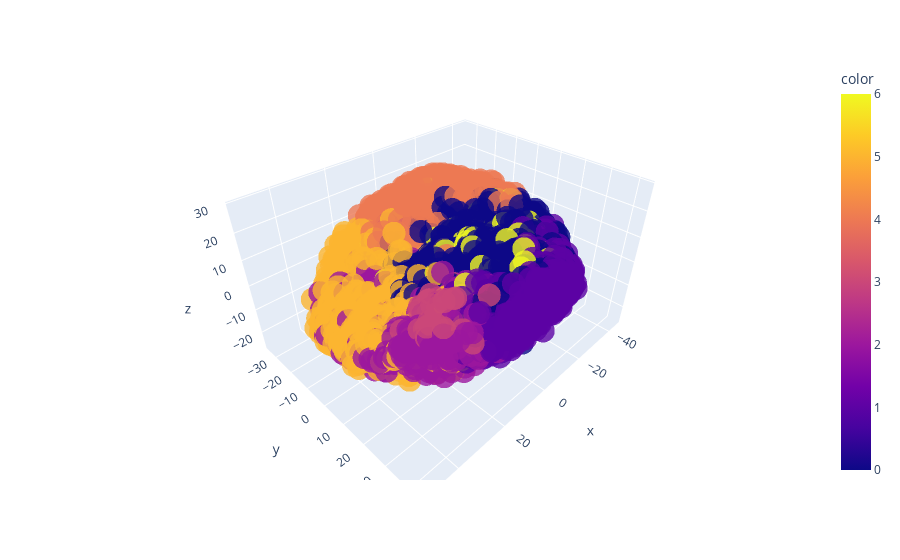

Source (notebook cell):
### Code cell
dist = 1-cosine_similarity(train_data)

pca = PCA(3)
pca.fit(dist)
X_PCA = pca.transform(dist)

# Visualizing all the clusters 
fig = px.scatter_3d(x=X_PCA[:,0], y=X_PCA[:,1], z=X_PCA[:,2],
                    color=y, opacity=0.8)
fig.show()

### Figure 1 — Plotly figure (JSON) as saved in the notebook; plotly's stock layout.template omitted (floating-point values rounded to 4 significant figures; data arrays with more than 128 entries replaced by an {"elided": "..."} marker saying what was removed)
{"data": [{"hovertemplate": "x=%{x}<br>y=%{y}<br>z=%{z}<br>color=%{marker.color}<extra></extra>", "legendgroup": "", "marker": {"color": {"elided": "8950 int values"}, "coloraxis": "coloraxis", "opacity": 0.8, "symbol": "circle"}, "mode": "markers", "name": "", "scene": "scene", "showlegend": false, "type": "scatter3d", "x": {"elided": "8950 float values"}, "y": {"elided": "8950 float values"}, "z": {"elided": "8950 float values"}}], "layout": {"coloraxis": {"colorbar": {"title": {"text": "color"}}, "colorscale": [[0, "#0d0887"], [0.1111, "#46039f"], [0.2222, "#7201a8"], [0.3333, "#9c179e"], [0.4444, "#bd3786"], [0.5556, "#d8576b"], [0.6667, "#ed7953"], [0.7778, "#fb9f3a"], [0.8889, "#fdca26"], [1, "#f0f921"]]}, "legend": {"tracegroupgap": 0}, "margin": {"t": 60}, "scene": {"domain": {"x": [0, 1], "y": [0, 1]}, "xaxis": {"title": {"text": "x"}}, "yaxis": {"title": {"text": "y"}}, "zaxis": {"title": {"text": "z"}}}}}
